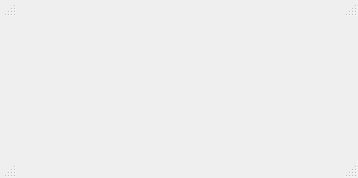
<?xml version="1.0" encoding="UTF-8"?>
<ui version="4.0">
 <class>Dialog</class>
 <widget class="QDialog" name="Dialog">
  <property name="geometry">
   <rect>
    <x>0</x>
    <y>0</y>
    <width>358</width>
    <height>178</height>
   </rect>
  </property>
  <property name="windowTitle">
   <string>Dialog</string>
  </property>
  <property name="sizeGripEnabled">
   <bool>false</bool>
  </property>
  <layout class="QGridLayout" name="gridLayout">
   <property name="leftMargin">
    <number>0</number>
   </property>
   <property name="topMargin">
    <number>0</number>
   </property>
   <property name="rightMargin">
    <number>0</number>
   </property>
   <property name="bottomMargin">
    <number>0</number>
   </property>
   <property name="spacing">
    <number>0</number>
   </property>
   <item row="1" column="1">
    <widget class="QWidget" name="content" native="true">
     <property name="sizePolicy">
      <sizepolicy hsizetype="MinimumExpanding" vsizetype="MinimumExpanding">
       <horstretch>0</horstretch>
       <verstretch>0</verstretch>
      </sizepolicy>
     </property>
    </widget>
   </item>
   <item row="0" column="0">
    <widget class="QSizeGrip" name="topLeftGrip" native="true"/>
   </item>
   <item row="0" column="2">
    <widget class="QSizeGrip" name="topRightGrip" native="true"/>
   </item>
   <item row="2" column="0">
    <widget class="QSizeGrip" name="bottomLeftGrip" native="true"/>
   </item>
   <item row="2" column="2">
    <widget class="QSizeGrip" name="bottomRightGrip" native="true"/>
   </item>
  </layout>
 </widget>
 <customwidgets>
  <customwidget>
   <class>QSizeGrip</class>
   <extends>QWidget</extends>
   <header location="global">QSizeGrip</header>
   <container>1</container>
  </customwidget>
 </customwidgets>
 <resources/>
 <connections/>
</ui>
